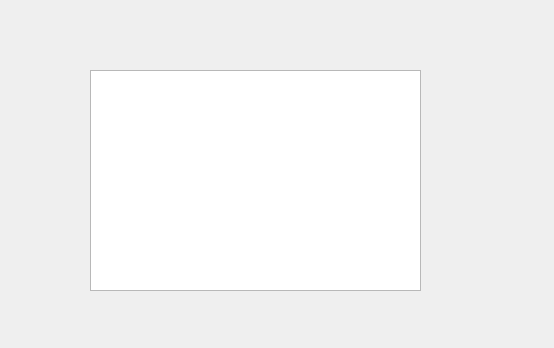
<?xml version="1.0" encoding="UTF-8"?>
<ui version="4.0">
 <class>Widget</class>
 <widget class="QWidget" name="Widget">
  <property name="geometry">
   <rect>
    <x>0</x>
    <y>0</y>
    <width>554</width>
    <height>348</height>
   </rect>
  </property>
  <property name="windowTitle">
   <string>Widget</string>
  </property>
  <widget class="QLabel" name="label_usb">
   <property name="geometry">
    <rect>
     <x>478</x>
     <y>30</y>
     <width>61</width>
     <height>36</height>
    </rect>
   </property>
   <property name="text">
    <string/>
   </property>
  </widget>
  <widget class="QListWidget" name="listWidget">
   <property name="geometry">
    <rect>
     <x>90</x>
     <y>70</y>
     <width>331</width>
     <height>221</height>
    </rect>
   </property>
  </widget>
 </widget>
 <layoutdefault spacing="6" margin="11"/>
 <resources/>
 <connections/>
</ui>
